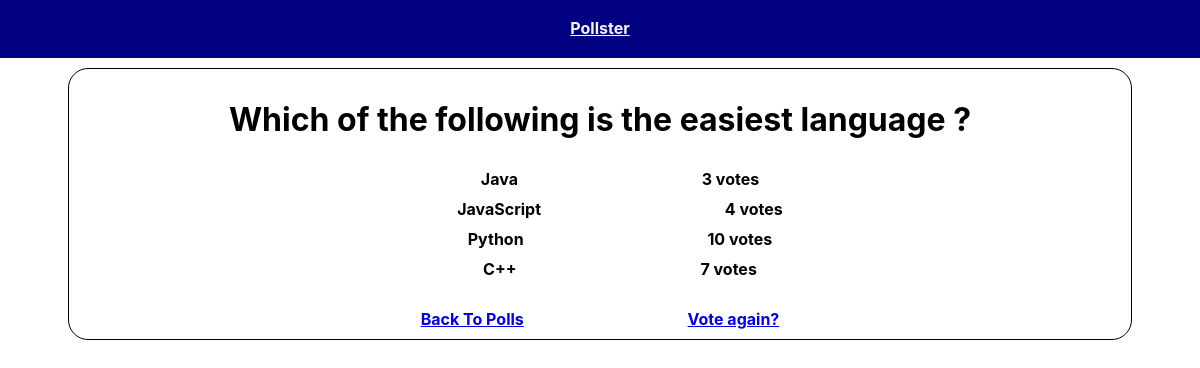
The page /polls/2/results/ on the database as committed earlier.
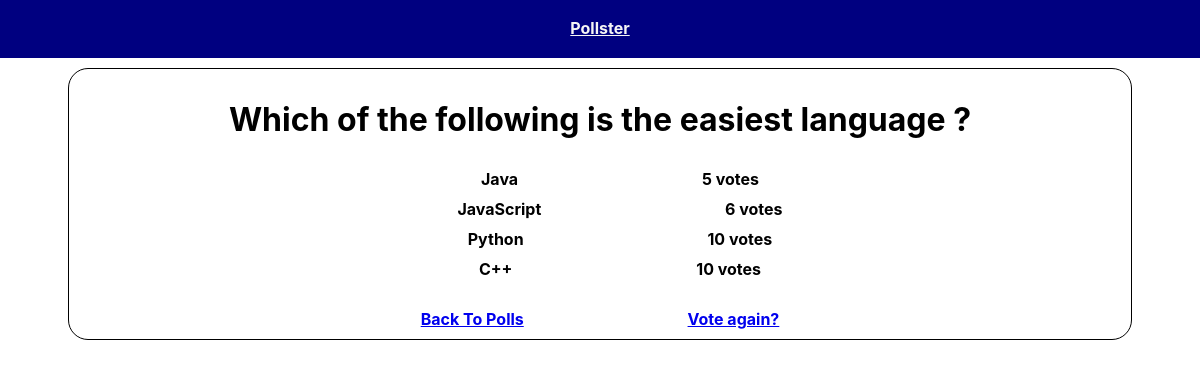
The same page on the database as committed later.
### polls/models.py (models this page shows, shortened)
class Choice(models.Model):
    question = models.ForeignKey(Question, on_delete=models.CASCADE)
    choice_text = models.CharField(max_length=200)
    votes = models.IntegerField(default=0)

### polls/views.py (the view)
# urls.py: path('<int:question_id>/results/', views.results, name ='results'),
def results(request, question_id):
    question = get_object_or_404(Question, pk=question_id)
    return render(request, 'polls/results.html', {'question': question})

### templates/polls/results.html (shortened to what this page needs)
{% extends 'base.html' %}
{% block content %}
<h1>{{ question.question_text }}</h1>
<ul class ="list-group">
    {% for choice in question.choice_set.all %}
    <li class ="success">
        {{ choice.choice_text }} <span class="space">{{ choice.votes }}
            vote{{ choice.votes | pluralize }}</span>
    </li>
    {% endfor %}
</ul>
<a class ="btn-secondary" href ="{% url 'polls:index' %}">Back To Polls</a>
<a class ="btn-dark" href ="{% url 'polls:detail' question.id %}">Vote again?</a>
{% endblock %}

Rows that differ between the two databases and show on the page:
changed Choice "Java": votes "3" → "5"
changed Choice "JavaScript": votes "4" → "6"
changed Choice (number 4 of 4 on the later page): votes "7" → "10"
